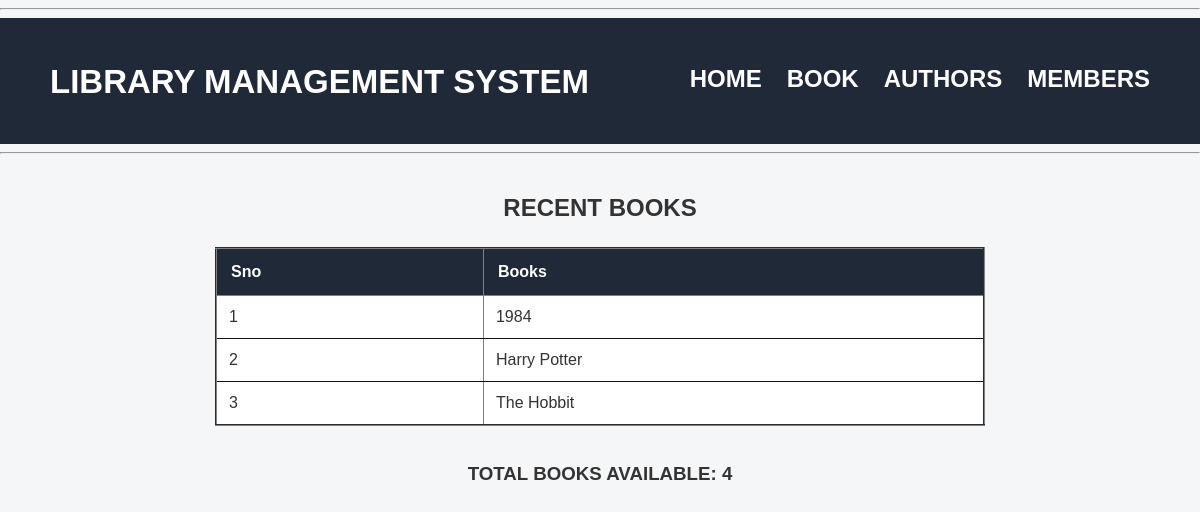
The page /home on the database its author committed.
### app/models.py (models this page shows, shortened)
class Book(models.Model):
    title=models.CharField(max_length=200)  #required??
    author=models.ForeignKey(Author , on_delete=models.CASCADE)
    category=models.ForeignKey(Category, on_delete=models.SET_NULL,null=True)  #SET_NULL??
    published_date=models.DateField() #required
    isbn=models.CharField( max_length=13, unique=True)
    available_copies=models.IntegerField(default=1)

### app/views.py (the view)
# urls.py: 2. Add a URL to urlpatterns:  path('', views.home, name='home')
def home(req):
    books=Book.objects.order_by('id')[:3]# recent book
    total_books=Book.objects.count()
    return render(req,'home.html',{'books':books,'total_books':total_books})

### app/templates/home.html (shortened to what this page needs)
{% extends 'base.html' %}
{% load static %}
    {% block content %}
    <center>
    <table border="2">
        <h2>RECENT BOOKS </h2>
        <thead>
            <th>Sno</th>
            <th>Books</th>
        </thead>
        <tbody>
            {% for i in books %}
            <tr>
                <td>{{i.id}}</td>
                <td>{{i.title}}</td>
            </tr>
            {% endfor %}
        </tbody>
    </table>
    <br>
    <h3>TOTAL BOOKS AVAILABLE: {{total_books}}</h3>
    </center>
    {% endblock %}

### app/static/base.css (style rules this page uses)
* { box-sizing: border-box; }
body { margin: 0; font-family: Arial, sans-serif; background-color: #f4f6f8; color: #333; }
h1, h2 { margin-bottom: 25px; }
h2 { text-align: center; }
table { width: 70%; border-collapse: collapse; background-color: white; margin-top: 20px; }
th { background-color: #1f2937; color: white; padding: 14px; text-align: left; }
td { padding: 12px; border-bottom: 1px solid #131313; }

### rows shown on the page
Book: id "1", title "1984"
Book: id "2", title "Harry Potter"
Book: id "3", title "The Hobbit"

### other values the page prints
{{ total_books }} "4"
